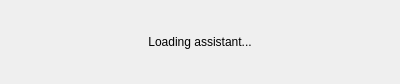
<?xml version="1.0" encoding="UTF-8"?>
<ui version="4.0">
 <class>LoadPage</class>
 <widget class="QWidget" name="LoadPage">
  <property name="geometry">
   <rect>
    <x>0</x>
    <y>0</y>
    <width>400</width>
    <height>84</height>
   </rect>
  </property>
  <layout class="QVBoxLayout" name="verticalLayout">
   <item>
    <spacer name="verticalSpacer">
     <property name="orientation">
      <enum>Qt::Vertical</enum>
     </property>
     <property name="sizeHint" stdset="0">
      <size>
       <width>20</width>
       <height>129</height>
      </size>
     </property>
    </spacer>
   </item>
   <item>
    <widget class="QLabel" name="statusLabel">
     <property name="text">
      <string>Loading assistant...</string>
     </property>
     <property name="alignment">
      <set>Qt::AlignCenter</set>
     </property>
    </widget>
   </item>
   <item>
    <spacer name="verticalSpacer_2">
     <property name="orientation">
      <enum>Qt::Vertical</enum>
     </property>
     <property name="sizeHint" stdset="0">
      <size>
       <width>20</width>
       <height>129</height>
      </size>
     </property>
    </spacer>
   </item>
  </layout>
 </widget>
 <resources/>
 <connections/>
</ui>
